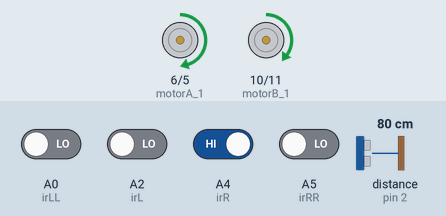
The sketch below on a simulated Arduino Uno, built with avr-gcc and run on an emulated ATmega328P. On the bench: motor-driver pin pairs drawn as motors (green arrow = first pin HIGH = forward, orange = second pin HIGH = backward, longer = more drive). Wiring (inferred from the names in the program): ultrasonic range finder: trigger pin 3; echo pin 2. The inputs (shaded band) are chosen by the test bench; at power-on: A4 (irR) HIGH, A0 (irLL), A2 (irL), A5 (irRR) LOW, distance to the obstacle (sensor on pin 2) 80 cm. The echo pulse lasts 58.3 µs per cm.

Above: at 1.2 s.
1.3 s: distance to the obstacle (sensor on pin 2) set to 10 cm
2.8 s: distance to the obstacle (sensor on pin 2) set to 7 cm
At 3.42 s:
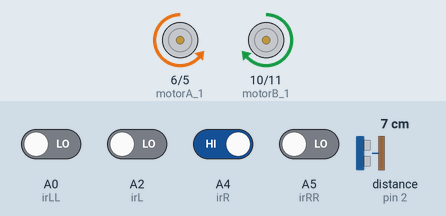
At 4.2 s:
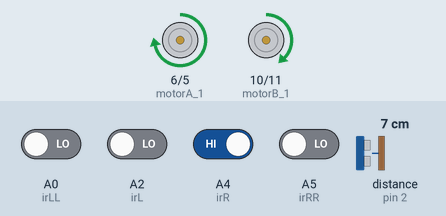
5.8 s: A4 (irR) driven LOW
7.5 s: A2 (irL) driven HIGH
At 8.7 s:
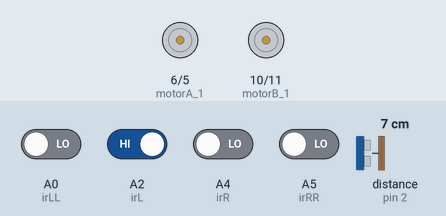
10.5 s: A2 (irL) driven LOW
Timing chart, 0 to 13.5 s (numbered marks = the images above; inputs shaded):
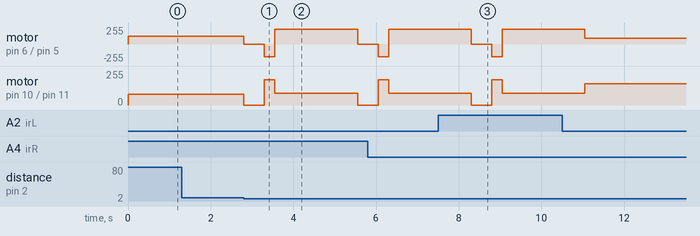

The sketch:

111316034Arduino.ino
```cpp
int motorA_1 = 6;
int motorA_2 = 5;
int motorB_1 = 10;
int motorB_2 = 11;

int irLL = A0;
int irL  = A2;
int irR  = A4;
int irRR = A5;

int trigPin = 3;
int echoPin = 2;

int baseSpeed = 120;
int turnSpeed = 80;
int pivotSpeed = 190;
int safeDistance = 8;
int backSpeed = 100;

void setup() {
  pinMode(motorA_1, OUTPUT); pinMode(motorA_2, OUTPUT);
  pinMode(motorB_1, OUTPUT); pinMode(motorB_2, OUTPUT);

  pinMode(irLL, INPUT); pinMode(irL, INPUT);
  pinMode(irR, INPUT);  pinMode(irRR, INPUT);

  pinMode(trigPin, OUTPUT);
  pinMode(echoPin, INPUT);

  Serial.begin(9600);
}

void loop() {
  int valLL = digitalRead(irLL);
  int valL  = digitalRead(irL);
  int valR  = digitalRead(irR);
  int valRR = digitalRead(irRR);

  if (valLL == HIGH && valL == HIGH && valR == HIGH && valRR == HIGH) {
    setMotors(0, 0);
    return;
  }

  float distance = getDistance();
  if (distance > 0 && distance < safeDistance) {
    bypassObstacle();
    return;
  }

  if (valLL == LOW && valL == LOW && valR == LOW && valRR == LOW) {
    setMotors(-backSpeed, -backSpeed);
  } else if (valL == HIGH && valR == HIGH) {
    setMotors(baseSpeed, baseSpeed);
  } else if (valL == HIGH && valR == LOW) {
    setMotors(turnSpeed, baseSpeed);
  } else if (valL == LOW && valR == HIGH) {
    setMotors(baseSpeed, turnSpeed);
  } else if (valLL == HIGH) {
    setMotors(-pivotSpeed, pivotSpeed);
  } else if (valRR == HIGH) {
    setMotors(pivotSpeed, -pivotSpeed);
  }
}

void bypassObstacle() {
  setMotors(0, 0); delay(500);
  setMotors(-pivotSpeed, pivotSpeed); delay(250);
  setMotors(220, 90); delay(2000);
  setMotors(90, 160);
  while(digitalRead(irL) == LOW && digitalRead(irR) == LOW) {
  }
  //setMotors(-pivotSpeed, pivotSpeed); delay(300);
}

float getDistance() {
  digitalWrite(trigPin, LOW); delayMicroseconds(2);
  digitalWrite(trigPin, HIGH); delayMicroseconds(10);
  digitalWrite(trigPin, LOW);
  float duration = pulseIn(echoPin, HIGH, 30000);
  return (duration * 0.0343) / 2;
}

void setMotors(int speedL, int speedR) {
  if(speedL > 255) speedL = 255;
  if(speedR > 255) speedR = 255;
  if(speedL < -255) speedL = -255;
  if(speedR < -255) speedR = -255;

  if (speedL >= 0) {
    analogWrite(motorA_1, speedL); analogWrite(motorA_2, 0);
  } else {
    analogWrite(motorA_1, 0); analogWrite(motorA_2, -speedL);
  }
  if (speedR >= 0) {
    analogWrite(motorB_1, speedR); analogWrite(motorB_2, 0);
  } else {
    analogWrite(motorB_1, 0); analogWrite(motorB_2, -speedR);
  }
}
```

Measured:
- the behaviour switches between 9 and 8 cm on distance to the obstacle (sensor on pin 2) (found by bisection; images 0 and 1)
- after the input at 1.3 s, every drawn part: stays the same
- after the input at 7.5 s, motor on pin 6 (motorA_1) / pin 5 (motorA_2): forward 220/255 → stopped after 0.80 s, → backward 190/255 0.50 s later, → forward 220/255 0.25 s later; motor on pin 10 (motorB_1) / pin 11 (motorB_2): forward 90/255 → stopped after 0.80 s, → forward 190/255 0.50 s later, → forward 90/255 0.25 s later
